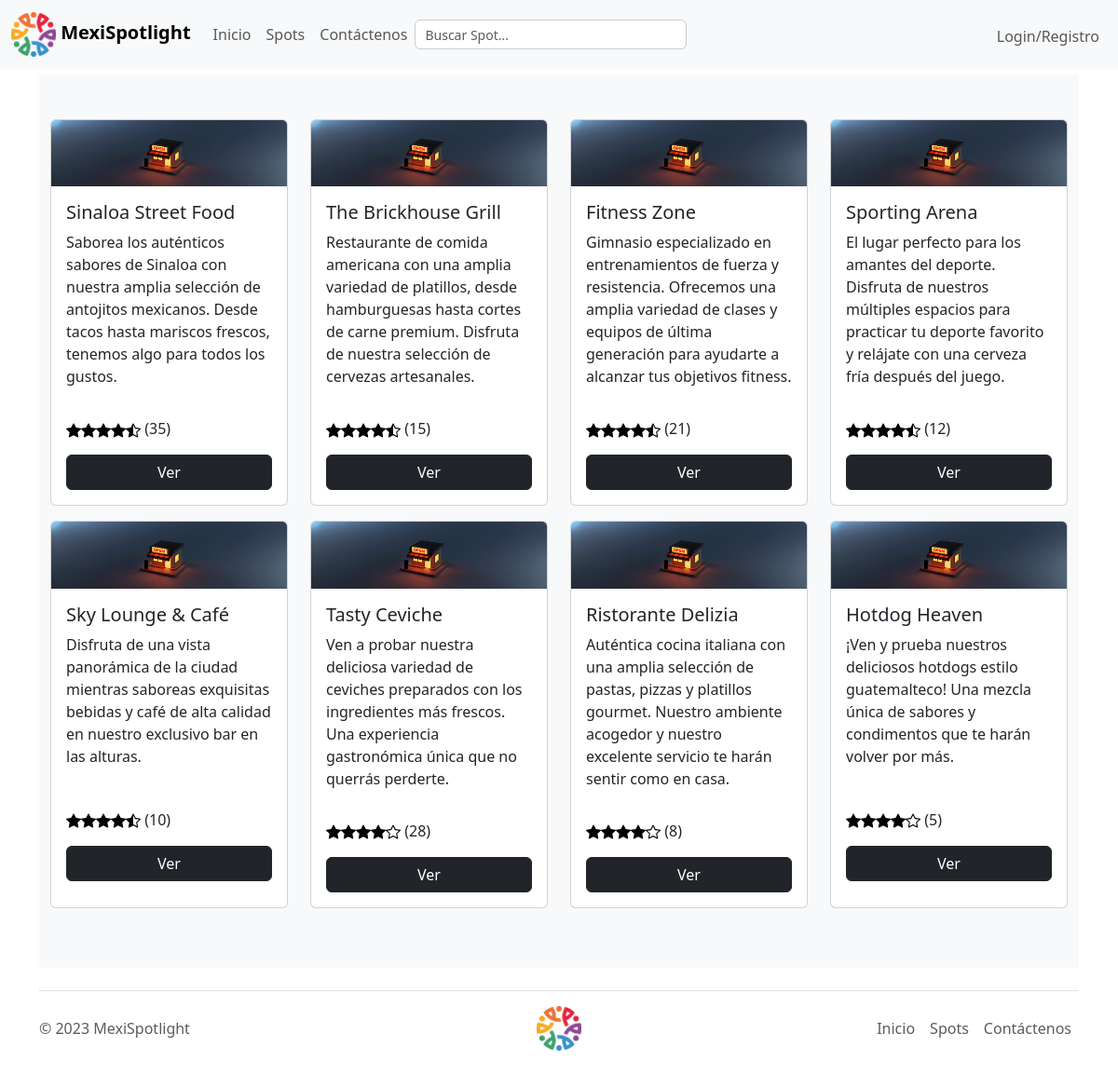
The page /spots.php on the database its author committed.
### tables this page shows
CREATE TABLE negocios (
    id INT PRIMARY KEY AUTO_INCREMENT, Nombre VARCHAR(255) NOT NULL, Imagen VARCHAR(255), Descripcion TEXT, CoordenadaX FLOAT, CoordenadaY FLOAT, NumeroVotos INT, PuntosPromedio FLOAT
);

### spots.php (the view, shortened to what this page needs)
<?php
require './conexion/config.php';
include './TEMPLATE/head.php';
include './TEMPLATE/nav.php';
?>
<div class="container">
    <br>
    <h1>Todos nuestros <b>Spots</b></h1>
    <div class="album py-5 bg-body-tertiary">
        <div class="container">
            <div class="row row-cols-1 row-cols-sm-2 row-cols-md-3 row-cols-lg-4">
                <?php
                $sql = "SELECT * FROM negocios ORDER BY PuntosPromedio DESC";
                if ($resultado = $conn->query($sql)) {
                    if ($resultado->num_rows > 0) {
                        while ($row = $resultado->fetch_array()) {
                            ?>
                            <div class="col pb-3">
                                <div class="card h-100" href="./verProducto.php?id=<?= $row['id'] ?>">
                                    <img src="./images/<?= $row['Imagen'] ?>" class="card-img-top" alt="...">
                                    <div class="card-body d-flex flex-column">
                                        <h5 class="card-title">
                                            <?= $row['Nombre'] ?>
                                        </h5>
                                        <p class="card-text">
                                            <?= $row['Descripcion'] ?>
                                        </p>
                                    </div>
                                    <div class="card-body d-flex flex-column">
                                        <p class="card-text">
                                            <?php
                                            $counter = $row['PuntosPromedio'];
                                            for ($i = 0; $i < 5; $i++) {
                                                global $counter;
                                                if ($counter >= 1) {
                                                    echo '<img src="./SVG/star-fill.svg" alt="star" >';
                                                    $counter--;
                                                } else if ($counter >= 0.5) {
                                                    echo '<img src="./SVG/star-half.svg" alt="star" >';
                                                    $counter--;
                                                } else {
                                                    echo '<img src="./SVG/star.svg" alt="star">';
                                                }
                                            }
                                            echo '(' . $row['NumeroVotos'] . ')'; ?>
                                        </p>
                                        <a class="btn btn-dark" href="./verSpot.php?id=<?= $row['id'] ?>">Ver</a>
                                    </div>
                                </div>
                            </div>
                            <?php
                        }
                    } else {
                        echo '<div class="alert alert-danger"><em>Pronto agregaremos nuevos productos.</em></div>';
                    }
                } else {
                    echo "Ups! Algo salió mal. Intenta más tarde.";
                }
                ?>
            </div>
        </div>
    </div>
</div>
<?php
include './TEMPLATE/footer.php';
?>

### rows shown on the page
negocios: Imagen (picture), Nombre "Sinaloa Street Food", Descripcion "Saborea los auténticos sabores de Sinaloa con nuestra amplia selección de antojitos mexicanos. Desde tacos hasta mariscos frescos, tenemos algo para todos los gustos.", NumeroVotos "35"
negocios: Imagen (picture), Nombre "The Brickhouse Grill", Descripcion "Restaurante de comida americana con una amplia variedad de platillos, desde hamburguesas hasta cortes de carne premium. Disfruta de nuestra selección de cervezas artesanales.", NumeroVotos "15"
negocios: Imagen (picture), Nombre "Fitness Zone", Descripcion "Gimnasio especializado en entrenamientos de fuerza y resistencia. Ofrecemos una amplia variedad de clases y equipos de última generación para ayudarte a alcanzar tus objetivos fitness.", NumeroVotos "21"
negocios: Imagen (picture), Nombre "Sporting Arena", Descripcion "El lugar perfecto para los amantes del deporte. Disfruta de nuestros múltiples espacios para practicar tu deporte favorito y relájate con una cerveza fría después del juego.", NumeroVotos "12"
negocios: Imagen (picture), Nombre "Sky Lounge & Café", Descripcion "Disfruta de una vista panorámica de la ciudad mientras saboreas exquisitas bebidas y café de alta calidad en nuestro exclusivo bar en las alturas.", NumeroVotos "10"
negocios: Imagen (picture), Nombre "Tasty Ceviche", Descripcion "Ven a probar nuestra deliciosa variedad de ceviches preparados con los ingredientes más frescos. Una experiencia gastronómica única que no querrás perderte.", NumeroVotos "28"
negocios: Imagen (picture), Nombre "Ristorante Delizia", Descripcion "Auténtica cocina italiana con una amplia selección de pastas, pizzas y platillos gourmet. Nuestro ambiente acogedor y nuestro excelente servicio te harán sentir como en casa.", NumeroVotos "8"
negocios: Imagen (picture), Nombre "Hotdog Heaven", Descripcion "¡Ven y prueba nuestros deliciosos hotdogs estilo guatemalteco! Una mezcla única de sabores y condimentos que te harán volver por más.", NumeroVotos "5"
